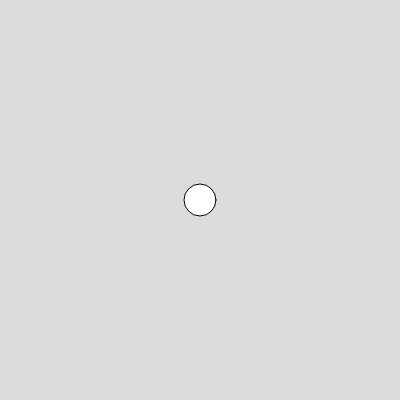
Frame 1 (no input)
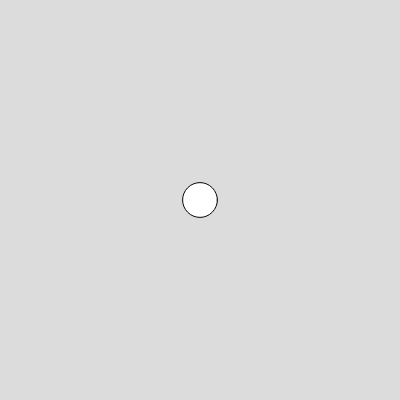
Frame 60 (no input)
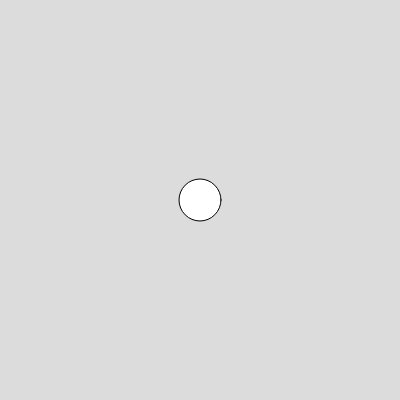
Frame 120 (the mouse pressed at the canvas centre since frame 60)

The p5.js sketch that drew these frames (run headless with seeded random() and noise() and a simulated clock; from frame 60 on, the mouse is pressed at the canvas centre):

// p5.js sketch
// ── sketch.js
function setup() {
  createCanvas(400, 400);
}

function draw() {
  background(220);
  let noiceValue = noise(0.01*frameCount+100);
  let noiceMapped = map(noiceValue,0,1,10,100);
  ellipse(width/2,height/2,noiceMapped);
}
